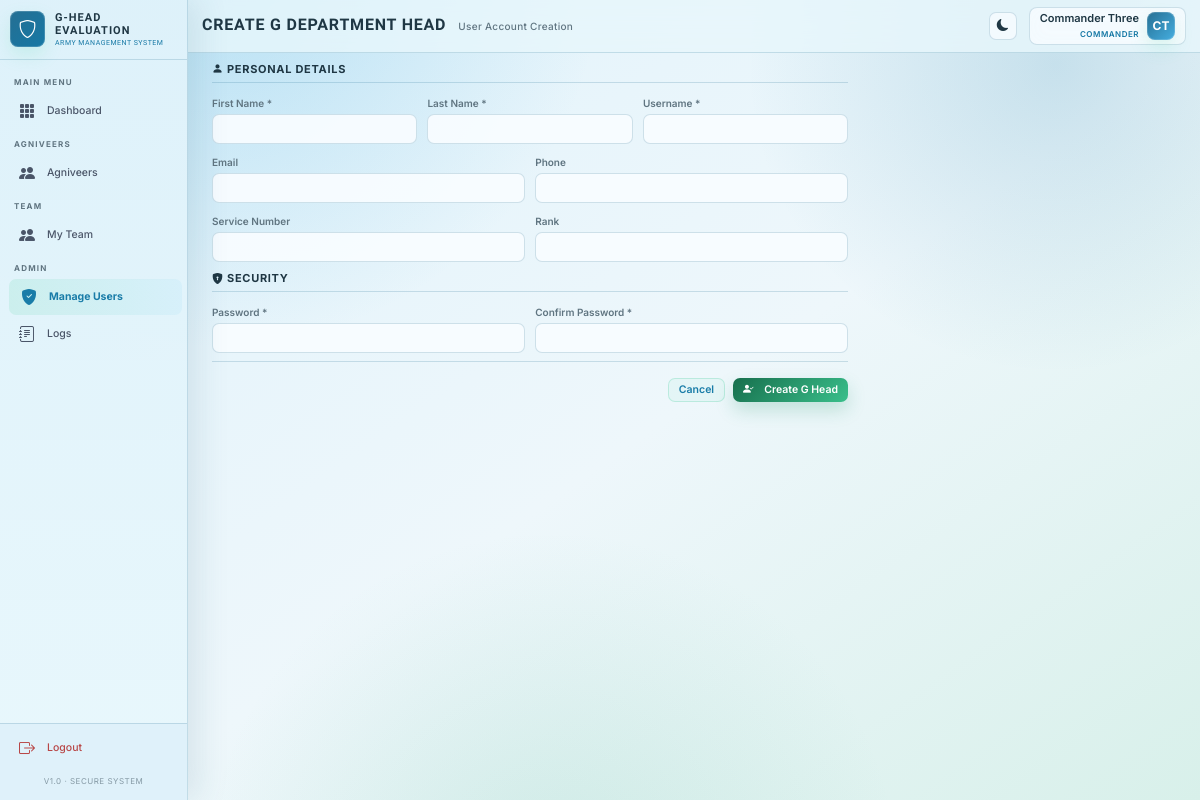
Page /accounts/users/create/g-head/ (signed in) on the committed database.
### accounts/models.py (models this page shows, shortened)
class CustomUser(AbstractUser):
    ROLE_COMMANDER = 'commander'
    ROLE_G_HEAD = 'g_head'
    ROLE_DEPT_A = 'dept_a'
    ROLE_DEPT_B = 'dept_b'
    ROLE_DEPT_C = 'dept_c'
    ROLE_DEPT_D = 'dept_d'
    ROLE_TRAINER_NCO = 'trainer_nco'
    ROLE_TRAINER_JCO = 'trainer_jco'
    ROLE_TRAINER_OFFICER = 'trainer_officer'
    ROLE_REGISTRATION = 'registration'
    BATTALION_1TB = '1TB'
    BATTALION_2TB = '2TB'
    BATTALION_STB = 'STB'
    BATTALION_CHOICES = [
        (BATTALION_1TB, '1st Battalion (1TB)'),
        (BATTALION_2TB, '2nd Battalion (2TB)'),
        (BATTALION_STB, 'Special Training Battalion (STB)'),
    ]
    TTS_TRADE_DMV = 'DMV'
    TTS_TRADE_OPEM = 'OPEM'
    TTS_TRADE_OTHER = 'OTHER'
    TTS_TRADE_CHOICES = [
        (TTS_TRADE_DMV, 'DMV'),
        (TTS_TRADE_OPEM, 'OPEM'),
        (TTS_TRADE_OTHER, 'Other Trades'),
    ]
    ROLE_CHOICES = [
        (ROLE_COMMANDER, 'Commander'),
        (ROLE_G_HEAD, 'G Department Head'),
        (ROLE_DEPT_A, 'Battalion'),
        (ROLE_DEPT_B, 'TTS'),
        (ROLE_DEPT_C, 'CS'),
        (ROLE_DEPT_D, 'Clerk'),
        (ROLE_TRAINER_NCO, 'Trainer - NCO'),
        (ROLE_TRAINER_JCO, 'Trainer - JCO'),
        (ROLE_TRAINER_OFFICER, 'Trainer - Officer'),
        (ROLE_REGISTRATION, 'Registration Office'),
    ]
    DEPARTMENT_CHOICES = [
        ('A', 'Battalion'),
        ('B', 'TTS'),
        ('C', 'CS'),
        ('D', 'Clerk'),
    ]
    PLATOON_CHOICES = [
        ('P1', 'P1'),
        ('P2', 'P2'),
        ('P3', 'P3'),
        ('P4', 'P4'),
        ('P5', 'P5'),
        ('P6', 'P6'),
        ('P7', 'P7'),
        ('P8', 'P8'),
        ('P9', 'P9'),
    ]
    COMPANY_CHOICES = [
        ('Company A', 'Company A'),
        ('Company B', 'Company B'),
        ('Company C', 'Company C'),
        ('Company D', 'Company D'),
        ('Company E', 'Company E'),
        ('Company F', 'Company F'),
        ('Company G', 'Company G'),
        ('Company H', 'Company H'),
        ('Company I', 'Company I'),
    ]
    role = models.CharField(max_length=20, choices=ROLE_CHOICES, default=ROLE_TRAINER_NCO)
    department = models.CharField(max_length=1, choices=DEPARTMENT_CHOICES, blank=True, null=True)
    battalion_unit = models.CharField(max_length=10, choices=BATTALION_CHOICES, blank=True, null=True)
    tts_trade = models.CharField(max_length=10, choices=TTS_TRADE_CHOICES, blank=True, null=True)
    company = models.CharField(max_length=20, choices=COMPANY_CHOICES, blank=True, null=True)
    platoon = models.CharField(max_length=10, choices=PLATOON_CHOICES, blank=True, null=True)
    phone = models.CharField(max_length=15, blank=True, null=True)
    service_number = models.CharField(max_length=30, unique=True, blank=True, null=True)
    rank = models.CharField(max_length=50, blank=True, null=True)
    profile_photo = models.ImageField(upload_to='profiles/', blank=True, null=True)
    is_active = models.BooleanField(default=True)
    created_by = models.ForeignKey(
        'self', on_delete=models.SET_NULL, null=True, blank=True, related_name='created_users'
    )
    last_login_ip = models.GenericIPAddressField(null=True, blank=True)
    login_attempts = models.IntegerField(default=0)
    locked_until = models.DateTimeField(null=True, blank=True)
    created_at = models.DateTimeField(auto_now_add=True)
    updated_at = models.DateTimeField(auto_now=True)
    class Meta:
        verbose_name = 'User'
        verbose_name_plural = 'Users'
        ordering = ['-created_at']
    @property
    def is_commander(self):
        return self.role == self.ROLE_COMMANDER
    @property
    def is_g_head(self):
        return self.role == self.ROLE_G_HEAD
    @property
    def is_department(self):
        return self.role in [self.ROLE_DEPT_A, self.ROLE_DEPT_B, self.ROLE_DEPT_C, self.ROLE_DEPT_D]
    @property
    def is_registration_office(self):
        return self.role == self.ROLE_REGISTRATION

### accounts/views.py (the view, shortened to what this page needs)
# urls.py: path('users/create/g-head/', views.CreateGHeadView.as_view(), name='create_g_head'),
class CreateGHeadView(CommanderRequiredMixin, CreateView):
    model = CustomUser
    form_class = CreateGHeadForm
    template_name = 'accounts/create_user.html'
    def get_context_data(self, **kwargs):
        ctx = super().get_context_data(**kwargs)
        ctx['title'] = 'Create G Department Head'
        ctx['role_label'] = 'G Head'
        return ctx

### accounts/forms.py (shortened to what this page needs)
class CreateGHeadForm(forms.ModelForm):
    password = forms.CharField(widget=forms.PasswordInput(attrs={'class': 'form-control'}))
    confirm_password = forms.CharField(widget=forms.PasswordInput(attrs={'class': 'form-control'}))
    class Meta:
        model = CustomUser
        fields = ['first_name', 'last_name', 'username', 'email', 'service_number', 'rank', 'phone']
        widgets = {
            'first_name': forms.TextInput(attrs={'class': 'form-control'}),
            'last_name': forms.TextInput(attrs={'class': 'form-control'}),
            'username': forms.TextInput(attrs={'class': 'form-control'}),
            'email': forms.EmailInput(attrs={'class': 'form-control'}),
            'service_number': forms.TextInput(attrs={'class': 'form-control'}),
            'rank': forms.TextInput(attrs={'class': 'form-control'}),
            'phone': forms.TextInput(attrs={'class': 'form-control'}),
        }

### accounts/mixins.py (called while the page is built)
    def dispatch(self, request, *args, **kwargs):
        if not request.user.is_authenticated:
            return self.handle_no_permission()
        if self.allowed_roles and request.user.role not in self.allowed_roles:
            messages.error(request, "You don't have permission to access this page.")
            return redirect('core:dashboard')
        return super().dispatch(request, *args, **kwargs)

### core/context_processors.py (called while the page is built)
def global_context(request):
    if not request.user.is_authenticated:
        return {}
    user = request.user
    context = {
        'user_role': user.role,
        'is_commander': user.is_commander,
        'is_g_head': user.is_g_head,
        'is_department': user.is_department,
        'is_registration_office': user.is_registration_office,
    }
    try:
        if user.is_commander or user.is_g_head or user.is_department or user.is_registration_office:
            context['total_agniveers'] = Agniveer.objects.count()
        else:
            context['total_agniveers'] = 0
    except Exception:
        context['total_agniveers'] = 0
    return context

### templates/accounts/create_user.html (shortened to what this page needs)
{% extends 'base.html' %}
{% block page_title %}{{ title }}{% endblock %}
{% block page_subtitle %}User Account Creation{% endblock %}
{% block body_class %}portal-ops-page{% endblock %}
{% block content %}
  <div class="col-lg-8">
    <div style="background: transparent; border: none; padding: 0 10px;">
      <form method="post" id="userForm" data-role-label="{{ role_label|default:'' }}" data-dept-code="{{ department_code|default:'' }}">
        <div class="section-divider" style="margin-top: 0; margin-bottom: 12px; font-weight: 700; border-bottom: 1px solid var(--portal-line); padding-bottom: 4px; text-transform: uppercase;">
          <i class="bi bi-person-fill"></i> Personal Details
        </div>
        <div class="row g-2 mb-3">
          <div class="col-md-4">
            <label class="form-label">First Name *</label>
            {{ form.first_name }}
          </div>
          <div class="col-md-4">
            <label class="form-label">Last Name *</label>
            {{ form.last_name }}
          </div>
          <div class="col-md-4">
            <label class="form-label">Username *</label>
            {{ form.username }}
          </div>
          <div class="col-md-6">
            <label class="form-label">Email</label>
            {{ form.email }}
          </div>
          <div class="col-md-6">
            <label class="form-label">Phone</label>
            {{ form.phone }}
          </div>
          <div class="col-md-6">
            <label class="form-label">Service Number</label>
            {{ form.service_number }}
          </div>
          <div class="col-md-6">
            <label class="form-label">Rank</label>
            {{ form.rank }}
          </div>
        </div>
        <div class="section-divider" style="margin-bottom: 12px; font-weight: 700; border-bottom: 1px solid var(--portal-line); padding-bottom: 4px; text-transform: uppercase;">
          <i class="bi bi-shield-lock-fill"></i> Security
        </div>
        <div class="row g-2 mb-3">
          <div class="col-md-6">
            <label class="form-label">Password *</label>
            {{ form.password }}
          </div>
          <div class="col-md-6">
            <label class="form-label">Confirm Password *</label>
            {{ form.confirm_password }}
          </div>
        </div>
        <div class="d-flex justify-content-end gap-2 pt-3" style="border-top:1px solid var(--portal-line);">
          {% if is_department %}
          <a href="{% url 'accounts:my_team' %}" class="btn btn-army-outline px-4 py-2">Cancel</a>
          {% else %}
          <a href="{% url 'accounts:user_list' %}" class="btn btn-army-outline px-4 py-2">Cancel</a>
          {% endif %}
          <button type="submit" class="btn btn-army px-4 py-2">
            <i class="bi bi-person-check-fill me-2"></i> Create {{ role_label }}
          </button>
        </div>
      </form>
    </div>
  </div>
</div>
{% endblock %}

### templates/base.html (shortened to what this page needs)
{% load static %}
<!DOCTYPE html>
<html lang="en" data-bs-theme="light">
<head>
  <link href="https://cdn.jsdelivr.net/npm/bootstrap@5.3.3/dist/css/bootstrap.min.css" rel="stylesheet" />
  <link href="https://cdn.jsdelivr.net/npm/bootstrap-icons@1.11.3/font/bootstrap-icons.css" rel="stylesheet" />
  <link href="{% static 'css/portal-ui.css' %}" rel="stylesheet" />
</head>
<body class="{% block body_class %}{% endblock %}">
  <aside class="sidebar" id="sidebar">
    <div class="sidebar-brand">
      <div class="sidebar-brand-icon">
        <i class="bi bi-shield"></i>
      </div>
      <div class="sidebar-brand-text">
        G-Head Evaluation
        <span>Army Management System</span>
      </div>
    </div>
    {% if user.is_authenticated %}
    <nav class="sidebar-nav">
      <div class="nav-section-label">Main Menu</div>
      <a href="{% url 'core:dashboard' %}"
        class="sidebar-link {% if request.resolver_match.url_name == 'dashboard' %}active{% endif %}">
        <i class="bi bi-grid-3x3-gap-fill"></i> Dashboard
      </a>
      <div class="nav-section-label">Agniveers</div>
      <a href="{% url 'departments:agniveer_list' %}"
        class="sidebar-link {% if 'agniveer' in request.path %}active{% endif %}">
        <i class="bi bi-people-fill"></i> Agniveers
      </a>
      {% if is_department_head or is_commander or is_g_head %}
      <div class="nav-section-label">Team</div>
      <a href="{% url 'accounts:my_team' %}" class="sidebar-link {% if 'my-team' in request.path %}active{% endif %}">
        <i class="bi bi-people-fill"></i> My Team
      </a>
      {% endif %}
      {% if is_commander or is_g_head or is_department_head %}
      <div class="nav-section-label">Admin</div>
      {% if is_commander or is_g_head %}
      <a href="{% url 'accounts:user_list' %}" class="sidebar-link {% if 'users' in request.path %}active{% endif %}">
        <i class="bi bi-shield-fill-check"></i> Manage Users
      </a>
      {% endif %}
      <a href="{% url 'logs:activity_log' %}" class="sidebar-link {% if 'logs' in request.path %}active{% endif %}">
        <i class="bi bi-journal-text"></i> Logs
      </a>
      {% endif %}
    </nav>
    <div class="sidebar-footer">
      <a href="{% url 'accounts:logout' %}" class="sidebar-link" style="color:#EF5350; padding: 8px 18px;">
        <i class="bi bi-box-arrow-right"></i> Logout
      </a>
      <div
        style="padding: 8px 0; font-size: 8px; color:var(--text-muted); text-align:center; opacity: 0.7; letter-spacing: 0.5px; text-transform: uppercase;">
        v1.0 · Secure System
      </div>
    </div>
    {% endif %}
  </aside>
  <div class="main-wrapper">
    <div class="page-header">
      <div class="page-header-left">
        <h1 class="page-title">{% block page_title %}{% endblock %}</h1>
        <div class="page-subtitle">{% block page_subtitle %}{% endblock %}</div>
      </div>
      <div class="page-header-right">
        <button id="themeToggle" class="theme-toggle" title="Toggle Light/Dark Mode">
        </button>
        {% if user.is_authenticated %}
        <a href="{% url 'accounts:profile' %}" class="user-profile-card">
          <div class="user-profile-info">
            <div class="user-profile-name">
              {% if user.first_name %}{{ user.first_name }} {{ user.last_name }}{% else %}{{ user.username }}{% endif %}
            </div>
            <div class="user-profile-role">
              {{ user.get_role_display }}
            </div>
          </div>
          <div class="user-profile-avatar">
            {{ user.first_name.0|upper }}{{ user.last_name.0|upper }}
          </div>
        </a>
        {% endif %}
      </div>
    </div>
    <div class="content-area portal-surface" id="portalSurface">
      {% block content %}{% endblock %}
    </div>
</body>
</html>

### templates/accounts/create_user.html (style rules this page uses)
.portal-ops-page .page-title { font-size: 16px !important; }
.portal-ops-page .btn { font-size: 10.5px !important; }
.portal-ops-page .form-control, .portal-ops-page .form-select { min-height: 30px !important; font-size: 11px !important; }

### rows in the picture
CustomUser: first_name "Commander", last_name "Three", role "COMMANDER", first_name.0 "C", last_name.0 "T"

### other values in the picture
{{ title }} "CREATE G DEPARTMENT HEAD"
{{ role_label }} "G Head"
